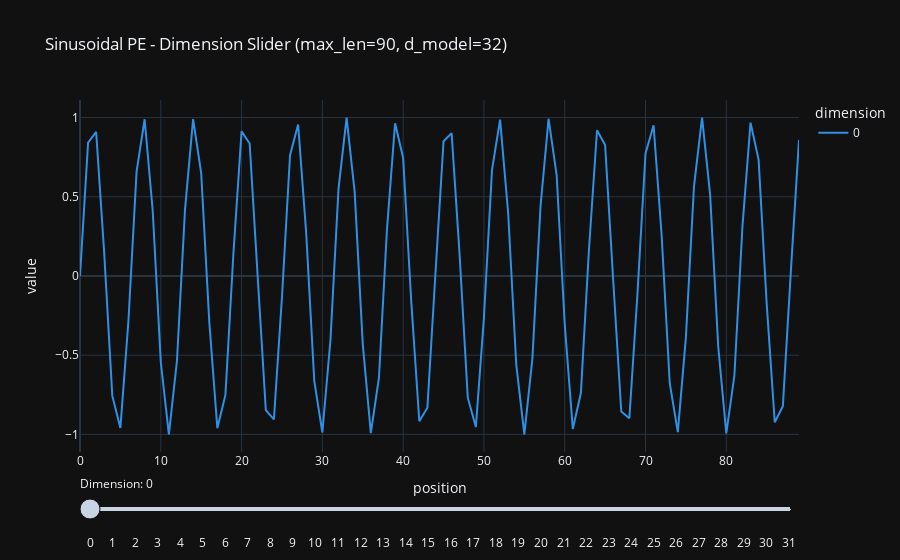
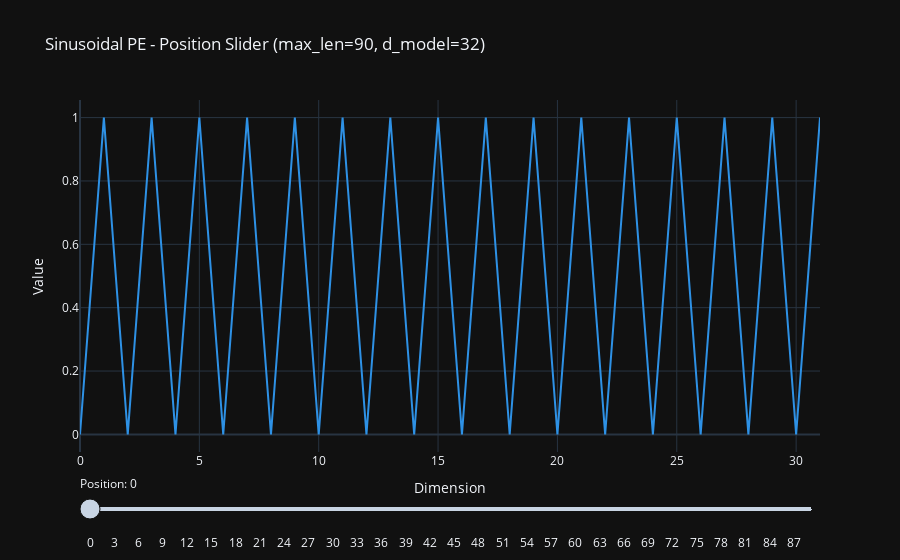
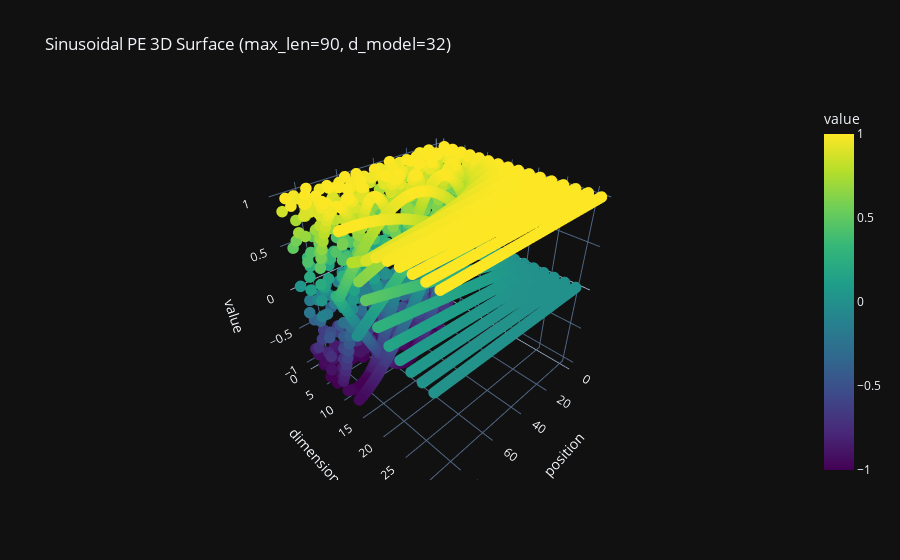

Source (notebook cell) for these figures, in order:
### Code cell
import numpy as np
import pandas as pd
import plotly.express as px
import plotly.colors as pc

# -----------------------------
# Parameters: default values
# -----------------------------
max_len = 90  # default maximum sequence length
d_model = 32  # default embedding dimension

# You can change these values to explore
custom_max_len = 90
custom_d_model = 32

# -----------------------------
# Generate sinusoidal PE data
# -----------------------------
pos = np.arange(custom_max_len)
dims = np.arange(custom_d_model)
data = []

for i in dims:
    div_term = 10000 ** (2 * (i // 2) / custom_d_model)  # i//2 to match sin/cos pair
    vals = np.sin(pos / div_term) if i % 2 == 0 else np.cos(pos / div_term)
    for p, v in zip(pos, vals):
        data.append({"position": p, "dimension": i, "value": v})

df = pd.DataFrame(data)

# ------------------------------------------
# 1️⃣ First figure: slider on dimension
# ------------------------------------------
# English comments: dimension slider updates which sin/cos dimension to show
fig1 = px.line(
    df[df['dimension'] == 0], x="position", y="value",
    color="dimension", line_group="dimension",
    title=f"Sinusoidal PE - Dimension Slider (max_len={custom_max_len}, d_model={custom_d_model})",
    color_discrete_sequence=pc.qualitative.Dark24
)

# Create dimension slider manually
steps = []
for i in dims:
    step = dict(
        method="update",
        args=[{
                  "y": [df[df['dimension'] == i]['value']],
                  "x": [df[df['dimension'] == i]['position']],
                  "line.color": [pc.qualitative.Dark24[i % len(pc.qualitative.Dark24)]]
              }],
        label=str(i)
    )
    steps.append(step)

fig1.update_layout(
    sliders=[dict(active=0, steps=steps, currentvalue={"prefix": "Dimension: "})]
)

fig1.show()

# ------------------------------------------
# 2️⃣ Second figure: slider on position
# ------------------------------------------
# Prepare data in pivot form for position slider
pivot_df = df.pivot(index='dimension', columns='position', values='value').reset_index()

# Initial trace: first position
pos0 = pos[0]
fig2 = px.line(
    pivot_df, x='dimension', y=pos0,
    title=f"Sinusoidal PE - Position Slider (max_len={custom_max_len}, d_model={custom_d_model})",
    color_discrete_sequence=pc.qualitative.Dark24
)

# Position slider steps
steps_pos = []
for p in pos:
    step = dict(
        method="update",
        args=[{"y": [pivot_df[p]]}],
        label=str(p)
    )
    steps_pos.append(step)

fig2.update_layout(
    sliders=[dict(active=0, steps=steps_pos, currentvalue={"prefix": "Position: "})],
    xaxis_title="Dimension",
    yaxis_title="Value"
)

fig2.show()

# ------------------------------------------
# 3️⃣ Third figure: 3D surface plot
# ------------------------------------------
fig3 = px.scatter_3d(
    df, x='position', y='dimension', z='value',
    color='value', color_continuous_scale=pc.sequential.Viridis,
    title=f"Sinusoidal PE 3D Surface (max_len={custom_max_len}, d_model={custom_d_model})",
    hover_data={'position': True, 'dimension': True, 'value': True}
)

fig3.update_traces(marker=dict(size=4))
fig3.show()
